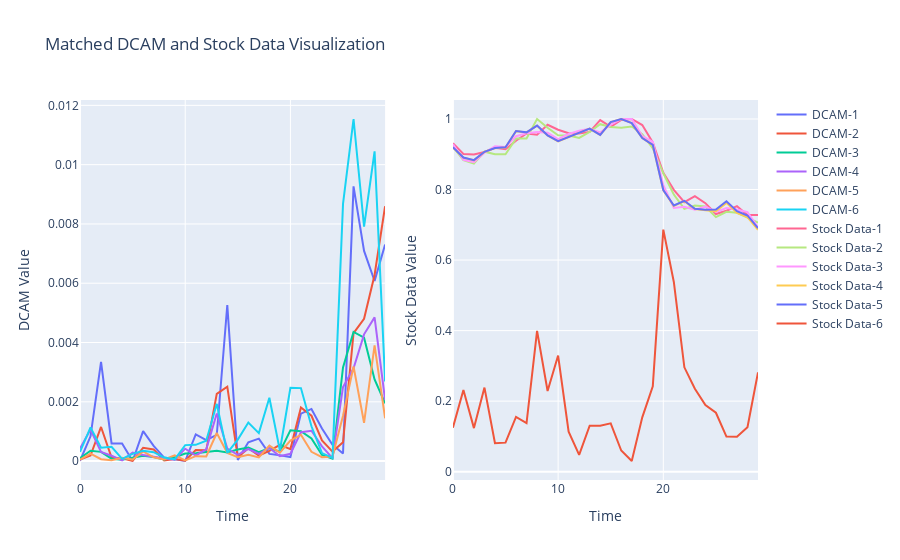
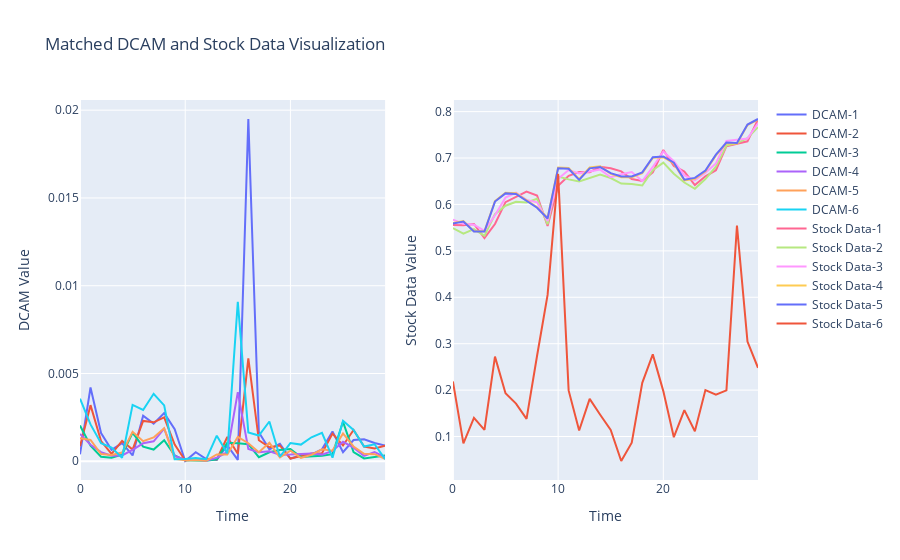
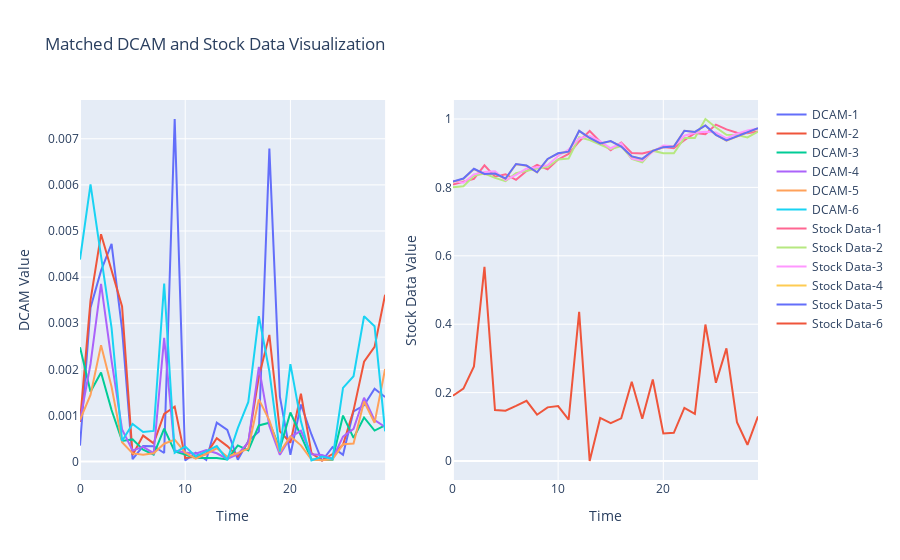

The notebook cell these images were saved under, in order:
### Code cell
import plotly.graph_objects as go
from plotly.subplots import make_subplots
import numpy as np
from DCAM import DCAM
import random

for _ in range(3):
    index = random.randint(0, 122)
    instance = stock_data.values[index:index + 30, :].reshape(6, 30)

    DCAM_m = DCAM(model, 'cpu',last_conv_layer=last_conv_layer,fc_layer_name=fc_layer_name)
    dcam_agg ,permutation_success = DCAM_m.run(
            instance=instance,
            nb_permutation=200,
            label_instance=1)
    # Assuming you have the dcam and stock_data arrays
    dcam = dcam_agg.reshape(30, 6)
    stock_datas = stock_data.values[index + 5: index + 35, :]

    # Create subplots with 1 row and 2 columns
    fig = make_subplots(rows=1, cols=2)

    # Add the dcam array graph to the first subplot
    for i in range(dcam.shape[1]):
        fig.add_trace(go.Scatter(x=np.arange(dcam.shape[0]), y=dcam[:, i], name=f'DCAM-{i+1}'), row=1, col=1)

    # Add the stock_data array graph to the second subplot
    for i in range(stock_data.shape[1]):
        fig.add_trace(go.Scatter(x=np.arange(stock_datas.shape[0]), y=stock_datas[:, i], name=f'Stock Data-{i+1}'), row=1, col=2)

    # Update x-axis labels
    fig.update_xaxes(title_text="Time", row=1, col=1)
    fig.update_xaxes(title_text="Time", row=1, col=2)

    # Update y-axis labels
    fig.update_yaxes(title_text="DCAM Value", row=1, col=1)
    fig.update_yaxes(title_text="Stock Data Value", row=1, col=2)

    # Update layout
    fig.update_layout(title="Matched DCAM and Stock Data Visualization", showlegend=True)

    # Show the plot
    fig.show()
